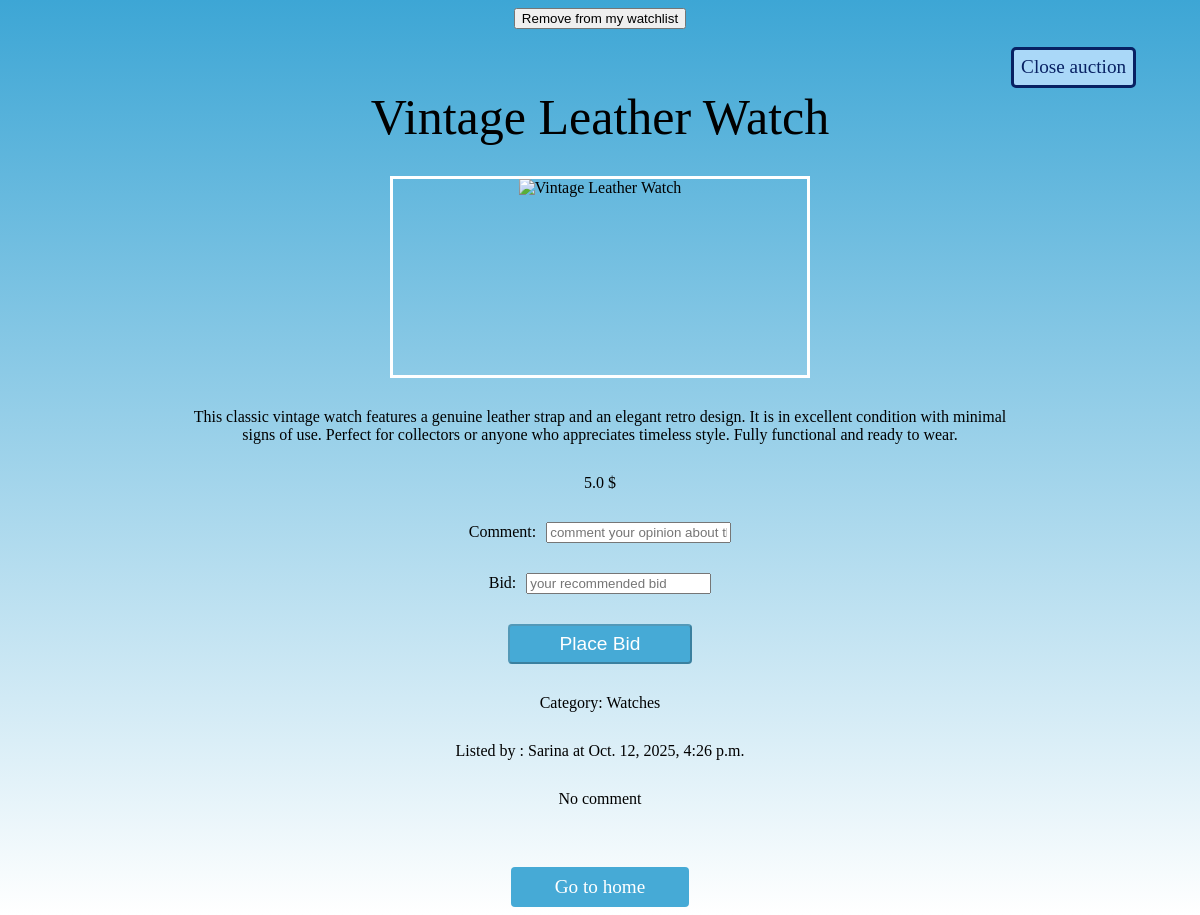
Screenshot of /auctions/5/Vintage Leather Watch (signed in) with the database file from the repository.
### auctions/models.py (models this page shows, shortened)
class List_Auctions(models.Model):
    user = models.ForeignKey(User, on_delete=models.CASCADE, related_name='List_Auctions')
    title = models.CharField(max_length=100)
    description = models.TextField()
    start_bid = models.FloatField()
    photo = models.URLField(max_length=500, blank=True, null=True)
    photo_file = models.ImageField(upload_to='auction_photos/', blank=True, null=True)
    category = models.CharField(max_length=100, blank=True, null=True)
    start_date = models.DateTimeField()
    end_date = models.DateTimeField(blank=True, null=True)
    active = models.BooleanField(default=True)

class User(AbstractUser):
    pass

### auctions/views.py (the view)
# urls.py: path("auctions/<int:auction_id>/<str:auction_title>", views.show_auctions, name="show_auctions"),
def show_auctions(request, auction_id, auction_title):
    owner_of_auction = False
    in_watchlist_items = False
    requested_auction = List_Auctions.objects.get(pk=auction_id, title=auction_title)
    if request.user == requested_auction.user:
        owner_of_auction = True
    watchlist = Watchlist.objects.get(user=request.user)
    if requested_auction.Watchlist_Items.filter(watchlist=watchlist, auction=requested_auction).exists():
        in_watchlist_items = True
    return render(request, 'auctions/auction.html',
                  {"requested_auction": requested_auction,
                   "owner_of_auction": owner_of_auction,
                   "in_watchlist_items": in_watchlist_items})

### auctions/templates/auctions/auction.html (shortened to what this page needs)
{% load static %}
<!DOCTYPE html>
<html lang="en">
<head>
    <link rel="stylesheet" href="{% static 'auctions/auction.css' %}">
</head>
<body>
<form class="watchlist_link_container" action="{% url 'watchlist_add_or_delete' requested_auction.id %}" method="POST">
{% if in_watchlist_items %}
    <input class="remove_from_watchlist" type="submit" value="Remove from my watchlist">
    {% else %}
    <input class="add_to_watchlist" type="submit" value="Add to my watchlist">
{% endif %}
</form>
{% if owner_of_auction %}
    <a href="#closeWindow" class="close_auction_link">Close auction</a>
{% endif %}
<div class="auction_info">
    <div class="title">{{ requested_auction.title }}</div>
    <div class="photo"><img src="{{ requested_auction.photo }}" alt="{{ requested_auction.title }}"></div>
    <div class="description">{{ requested_auction.description }}</div>
    <div class="current_bid">{{ requested_auction.start_bid }} $</div>
    {% if requested_auction.active %}
        <form class="auction_bid_and_comment" action="{% url 'bid_and_comment' requested_auction.id %}" method="POST">
            <div class="comment_container">
                <label for="comment">Comment: </label>
                <input class="comment" type="text" placeholder="comment your opinion about this stuff" name="comment">
            </div>
            <div class="bid_container">
                <label for="bid">Bid: </label>
                <input class="bid" type="number" placeholder="your recommended bid" name="bid">
            </div>
            {% if not owner_of_auction %}
                <input class="place_bid_button" type="submit" value="Place Bid" name="placing_bid">
            {% else %}
                <input class="place_bid_button" type="submit" value="Place Bid" name="placing_bid" disabled>
            {% endif %}
        </form>
    {% else %}
        <div class="sold_info_container">It is sold {{ requested_auction.start_bid }} $</div>
    {% endif %}
    {% if requested_auction.category is not None %}
        <div class="category">Category: {{ requested_auction.category }}</div>
    {% endif %}
    <div class="auction_user_and_time">Listed by : {{ requested_auction.user }}
        at {{ requested_auction.start_date }}
    </div>
    <div class="auction_comments">
        {% if requested_auction.Comments.all %}
            {% for comment in requested_auction.Comments.all %}
                <div class="each_comment">{{ comment.text }}</div>
            {% endfor %}
        {% else %}
            <div class="no_comments">No comment</div>
        {% endif %}
    </div>
</div>
<a class="go_to_home_link" href="{% url 'index' %}">Go to home</a>
</body>
</html>

### auctions/static/auctions/auction.css (style rules this page uses)
body { background: linear-gradient(to bottom, #3da6d5, white); display: flex; flex-direction: column; justify-content: center; align-items: center; }
.auction_info { text-align: center; display: flex; flex-direction: column; justify-content: center; align-items: center; height: 720px; gap: 30px; width: 70%; }
.photo { border: white solid; width: 50%; height: 40%; }
.comment_container { display: flex; flex-direction: row; justify-content: center; align-items: center; gap: 10px }
.auction_bid_and_comment { display: flex; flex-direction: column; justify-content: center; align-items: center; gap: 30px; }
.bid_container { display: flex; flex-direction: row; justify-content: center; align-items: center; gap: 10px }
.place_bid_button { background-color: #46aad6; border-radius: 4px; width: 70%; height: 40px; color: white; font-size: larger; font-family: Arial, sans-serif; }
.title { font-family: Arial sans-serif; font-weight: 400; font-size: 50px; }
.close_auction_link { display: flex; flex-direction: row; background-color: #aad8f8; color: #082163; text-align: center; border-radius: 5px; text-decoration: none; justify-content: center; border: #082163 solid 3px; align-items: center; height: 35px; width: 10%; margin-left: 80%; margin-top: 1.5%; font-size: larger; font-family: Arial sans-serif; }
.go_to_home_link { display: flex; justify-content: center; align-items: center; flex-direction: row; width: 15%; height: 40px; background-color: #46aad6; font-size: larger; text-decoration: none; color: white; margin-top: 5%; border-radius: 4px; }

### rows the page displays
List_Auctions: title "Vintage Leather Watch", description "This classic vintage watch features a genuine leather strap and an elegant retro design. It is in excellent condition with minimal signs of use. Perfect for collectors or anyone who appreciates timeless style. Fully functional and ready to wear.", start_bid "5.0", category "Watches", user "Sarina", start_date "Oct. 12, 2025, 4:26 p.m."
